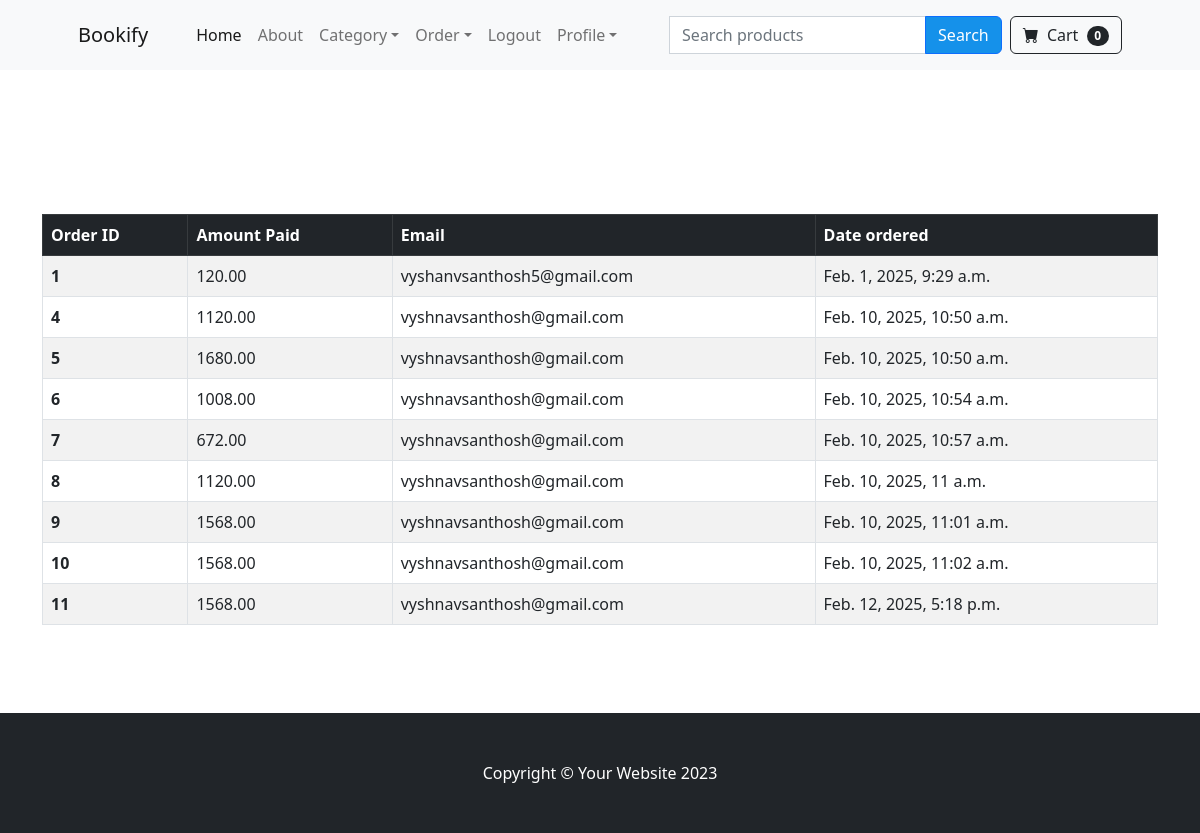
The page /payment/unshipped_dashboard (signed in) on the database as committed earlier.
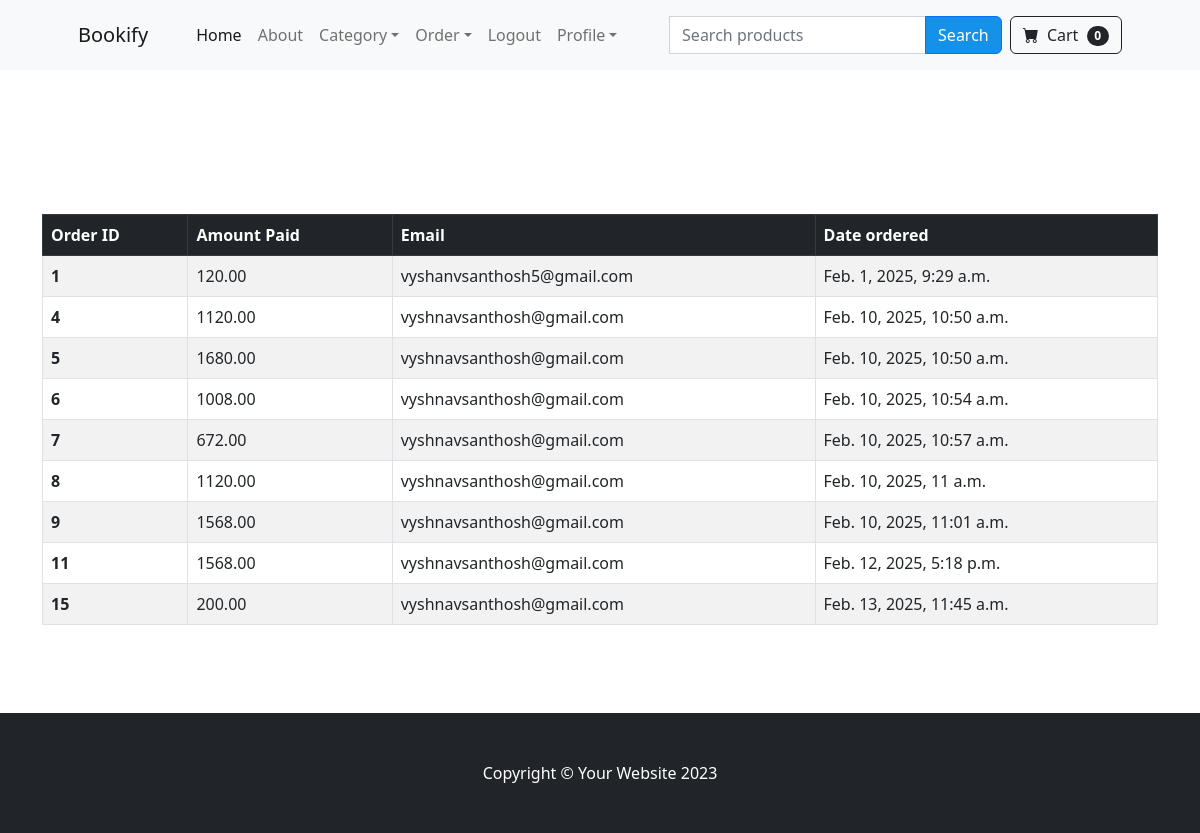
The same page on the database as committed later.
### payment/models.py (models this page shows, shortened)
class Order(models.Model):
    user = models.ForeignKey(User, on_delete=models.CASCADE)
    fullname = models.CharField(max_length=100)
    email = models.CharField(max_length=100)
    shipping_address = models.TextField()
    amount_paid = models.DecimalField(decimal_places=2, max_digits=10)
    date_ordered = models.DateTimeField(auto_now_add=True)
    shipped = models.BooleanField(default=False)
    date_shipped = models.DateTimeField(null=True, blank=True)

### payment/views.py (the view)
# urls.py: path('unshipped_dashboard',  views.unshipped_dashboard , name = 'unshipped_dashboard'),
def unshipped_dashboard(request):
    if request.user.is_authenticated and request.user.is_superuser:
        orders = Order.objects.filter(shipped = False)
        items = OrderItem.objects.filter(order__in = orders)
        return render(request, 'payment/unshipped_dashboard.html', {'orders': orders, 'items': items})
    else:
        return render(request, 'payment/home.html',)

### cart/cart.py (called while the page is built)
    def __len__(self):
        return len(self.cart)

### cart/context_processors.py (called while the page is built)
def cart(request):
    return {'cart': Cart(request)}

### payment/templates/payment/unshipped_dashboard.html
{% extends "base.html" %}
{% load static %}
{% block content %}
<br>
<br>
<br>
<br>
<br>
<br>
<div class="container ">
    <table class="table table-striped table-hover table-bordered">
        <thead class="table-dark">
          <tr>
            <th scope="col">Order ID</th>
            <th scope="col">Amount Paid</th>
            <th scope="col">Email</th>
            <th scope="col">Date ordered</th>
        </tr>
    </thead>
    <tbody>
        {% for order in orders %}
            <tr onclick="location.href='{% url 'order_details' order.id %}';" style="cursor: pointer;">
                <th scope="row">{{ order.id }}</th>
                <td>{{ order.amount_paid }}</td>
                <td>{{ order.email }}</td>
                <td>{{ order.date_ordered }}</td>
            </tr>
        {% endfor %}
        </tbody>
      </table>
</div>
<br>
<br>
<br>
{% endblock %}

Rows that differ between the two databases and show on the page:
no longer on this page (row edited): Order: id "10", amount_paid "1568.00", email "vyshnavsanthosh@gmail.com", date_ordered "Feb. 10, 2025, 11:02 a.m."
added Order: id "15", amount_paid "200.00", email "vyshnavsanthosh@gmail.com", date_ordered "Feb. 13, 2025, 11:45 a.m."
